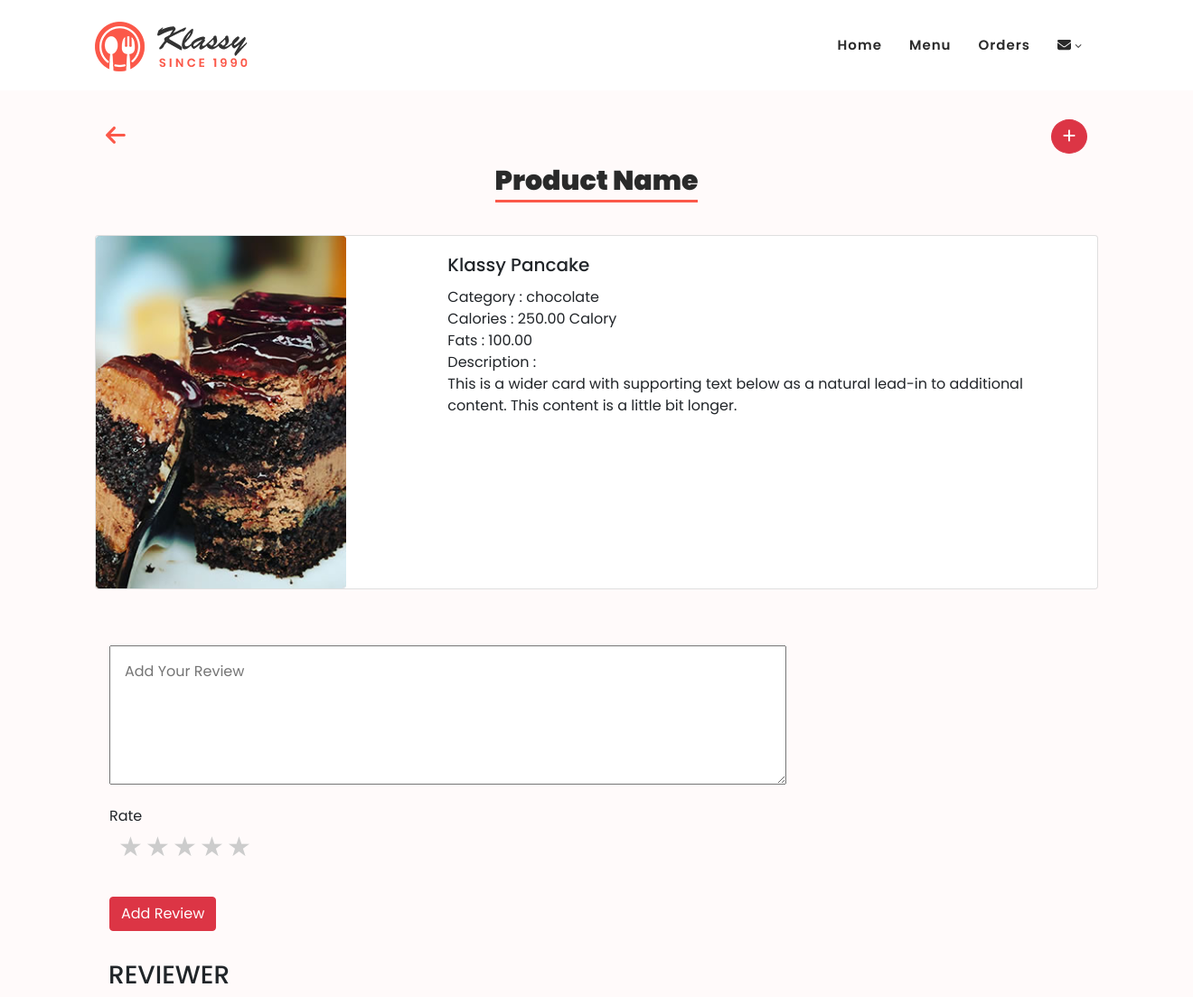
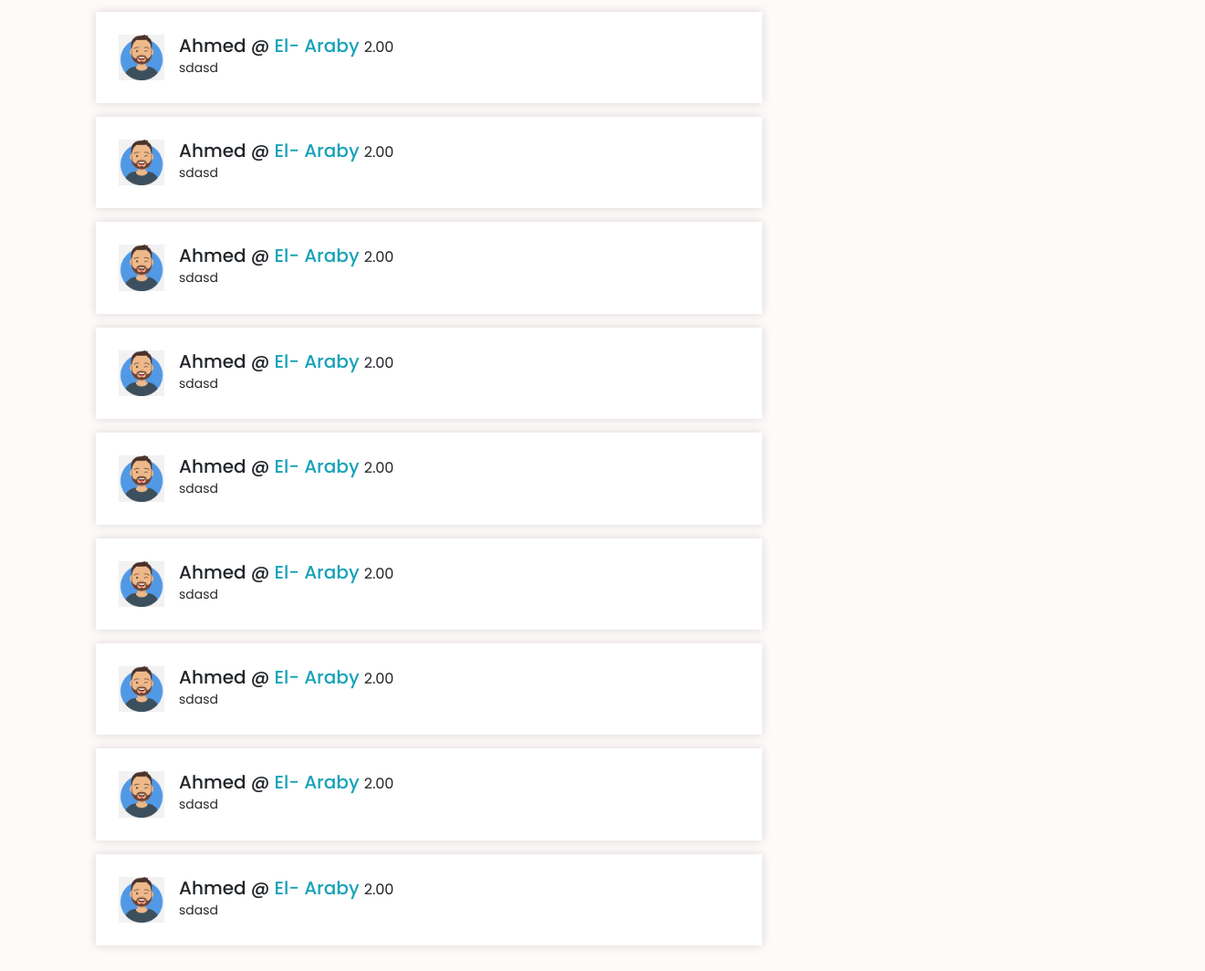
Page /restaurant/product/2 on the committed database (2 pictures, top to bottom).
### restaurant/models.py (models this page shows, shortened)
class Product(models.Model):
    name = models.CharField(max_length=30, blank=False, null=True )
    category_id = models.ForeignKey(Category, blank=True, null=True, on_delete=models.CASCADE)
    restaurant_id = models.ForeignKey(restaurant, blank=True, null=True, on_delete=models.CASCADE)
    desc = models.TextField(max_length=200, blank=True)
    calories = models.DecimalField(max_digits=19, decimal_places=2)
    fats = models.DecimalField( max_digits=19, decimal_places=2)
    price = models.DecimalField( max_digits=19, blank=True, null=True, decimal_places=2)
    image = models.ImageField(upload_to="images/product", blank=True, null=True)
    def __str__(self):
        return self.name

class Category(models.Model):
    name = models.CharField(max_length=30, blank=False, null=True )
    desc = models.TextField(max_length=200, blank=True)

class Reviewer(models.Model):
    user_id = models.ForeignKey(User, blank=True, null=True, on_delete=models.CASCADE)
    product_id = models.ForeignKey(Product, blank=True, null=True, on_delete=models.CASCADE)
    review = models.TextField(max_length=200, blank=True)
    star_rate = models.DecimalField( max_digits=19, decimal_places=2)
    review_date = models.DateTimeField(default=datetime.now, blank=True)
    def __str__(self):
        return ('{}- Product: {} is rate {}'.format(self.user_id.username,self.product_id, self.star_rate))

class Profile(models.Model):
    user = models.OneToOneField(User, on_delete=models.CASCADE)
    phone = models.CharField(verbose_name="phone number", max_length=11)
    job = models.CharField(max_length=30, blank=True)
    is_rest_staff = models.BooleanField(default=False)
    is_comp_staff = models.BooleanField(default=False)
    company_id = models.ForeignKey(companies, blank=True, null=True, on_delete=models.CASCADE)
    restaurant_id = models.ForeignKey(restaurant, blank=True, null=True, on_delete=models.CASCADE)

class companies(models.Model):
    name = models.CharField(max_length=30, blank=False, null=True )
    address = models.CharField(max_length=100,blank=False, null=True)
    phone = models.CharField(max_length=15, blank=False, null=True)
    desc = models.CharField(max_length=200, blank=True)
    logo = models.ImageField(upload_to="images/", blank=False, null=True)

### restaurant/views.py (the view)
# urls.py: path('product/<int:id>', views.product, name='product'),
def product(request, id):
    if request.method == 'POST':
        res_product = Product.objects.get(pk=id)
        user_id = request.user
        product_id = res_product
        review = request.POST['reviewer']
        review_rate = request.POST['rate']
        model_create = Reviewer.objects.create(user_id=user_id,product_id=product_id, review=review, star_rate=review_rate)
        print(model_create)
        if model_create:
            model_create.save()
            messages.success(request, _('Your profile was successfully updated!'))
            res_review = Reviewer.objects.all().filter(product_id=res_product)
        return render(request, "restaurant/product.html", { 'product': res_product, 'product_review':res_review})
    else:
        res_product = Product.objects.get(pk=id)
        res_review = Reviewer.objects.all().filter(product_id=res_product)
        print(res_review)
    return render(request, "restaurant/product.html", { 'product': res_product, 'product_review' : res_review})

### restaurant/templates/restaurant/product.html (shortened to what this page needs)
{% extends 'restaurant/base.html' %}
{% load static %}
{% block body %}
  <section class="section" id="menu">
      <div class="container">
        <div class="heading">
          <div class="add-button">
            <a href="#" help="Add a new Produect" class="btn btn-danger"><i class="fa fa-plus"></i></a>
          </div>
          <div class="back-btn">
            <a href="{{request.META.HTTP_REFERER|escape}}"><i class="fas fa-arrow-left"></i></a>
          </div>
            <div class="section-heading text-center">
                <h2>Product Name</h2>
            </div>
        </div>
        <div class="card mb-3" >
          <div class="row no-gutters">
            <div class="col-md-4">
              <img src="{% static 'images/menu-item-01.jpg' %}" style="width:75%" class="card-img" alt="...">
            </div>
            <div class="col-md-8">
              <div class="card-body">
                <h5 class="card-title">{{ product.name }}</h5>
                <ul>
                  <li>Category : {{ product.category_id.name }}</li>
                  <li>Calories : {{ product.calories }} Calory</li>
                  <li>Fats : {{ product.fats }}</li>
                  <li>Description : <div>{{product.desc}}</div></li>
                </ul>
                </div>
            </div>
          </div>
        </div>
        <div class="row">
          <div class="col-md-8">
            <div class="reviewer">
              <div class="reviewer-form">
                  <form id="reviewer" action="{% url 'product' product.id %}" method="post">
                    <div class="form-group">
                          <textarea name="reviewer" id="reviewer" placeholder="Add Your Review" rows="5" cols="50"></textarea>
                    </div>
                    <div class="form-group">
                      <div for="">Rate</div>
                      <div class="star">
                        <div class="rate">
                            <label for="star5" title="star 5">5 stars</label>
                            <label for="star4" title="star 4">4 stars</label>
                            <label for="star3" title="star 3">3 stars</label>
                            <label for="star2" title="star 2">2 stars</label>
                            <label for="star1" title="star 1">1 star</label>
                          </div>
                        </div>
                      <div class="">
                        <button class="btn btn-danger" type="submit" name="button">Add Review</button>
                      </div>
                    </div>
                  </form>
              </div>
              <div class="review-title">
                <h3>REVIEWER</h3>
              </div>
              {% if product_review %}
                {% for review in product_review %}
                <div class="media">
                  <img src="{% static 'images/user.png' %}" width="50" class="align-self-start mr-3" alt="{{review.user_id.username|title}}">
                  <div class="media-body">
                    <h5 class="mt-0">
                      {{review.user_id.username|title}} @ <a href="#" class="text-info">{{ review.user_id.profile.company_id.name }}</a>
                      <span><small>{{review.star_rate}}</small></span>
                    </h5>
                    <p>{{ review.review }}</p>
                  </div>
                </div>
                {% endfor %}
              {% else %}
              <div class="alert alert-default">
                Empty
              </div>
              {% endif %}
            </div>
          </div>
          <div class="col-md-4">
          </div>
        </div>
      </div>
  </section>
{% endblock %}

### restaurant/static/css/templatemo-klassy-cafe.css (style rules this page uses)
html, body, div, span, applet, object, iframe, h1, h2, h3, h4, h5, h6, p, blockquote, div pre, a, abbr, acronym, address, big, cite, code, del, dfn, em, font, img, ins, kbd, q, s, samp, small, strike, strong, sub, sup, tt, var, b, u, i, center, dl, dt, dd, ol, ul, li, figure, header, nav, section, article, aside, footer, figcaption { margin: 0; padding: 0; border: 0; outline: 0; }
ul, li { padding: 0; margin: 0; list-style: none; }
header, nav, section, article, aside, footer, hgroup { display: block; }
* { box-sizing: border-box; }
html, body { font-family: 'Poppins', sans-serif; font-weight: 400; background-color: #fff; font-size: 16px; -ms-text-size-adjust: 100%; -webkit-font-smoothing: antialiased; -moz-osx-font-smoothing: grayscale; }
a { text-decoration: none !important; }
h1, h2, h3, h4, h5, h6 { margin-top: 0px; margin-bottom: 0px; }
ul { margin-bottom: 0px; }
p { font-size: 14px; line-height: 25px; color: #2a2a2a; }
html, body { background: #fff; font-family: 'Poppins', sans-serif; }
.section-heading h2 { line-height: 40px; margin-top: 20px; margin-bottom: 25px; font-size: 30px; font-weight: 900; color: #2a2a2a; }
*, *:before, *:after { -webkit-box-sizing: border-box; box-sizing: border-box; -webkit-font-smoothing: antialiased; -moz-osx-font-smoothing: grayscale; }
#menu { margin-top: 120px; background-color: #fffafa; padding: 120px 0px; }
#menu .section-heading { margin-bottom: 80px; }
.card { margin: 0 auto; max-width: 100%; min-height: 400px; overflow: hidden; background-size: cover; background-repeat: no-repeat; overflow: hidden; }

### restaurant/static/css/style.css (style rules this page uses)
#dashboard , #menu { margin-top: 100px; background-color: #fffafa; padding: 80px 0px; position: relative; }
#menu .section-heading { margin-bottom: 40px; }
#menu .heading , #dashboard .heading { position: relative; }
#menu .add-button , #dashboard .add-button { position: absolute; top: -48px; right: 12px; }
#menu .add-button a ,#dashboard .add-button a { border-radius: 50% }
#menu .back-btn ,#dashboard .back-btn { position: absolute; top: -48px; left: 12px; font-size: 25px; }
#menu .back-btn a, #dashboard .back-btn a { color: #fb5849; }
.heading h2 { border-bottom: 3px solid #fb5849; display: inline; }
.card { margin: 0 auto; max-width: 100%; min-height: auto; background-size: cover; background-repeat: no-repeat; }
#reviewer { padding: 1rem; }
.rate { display: inline-block; position: relative; height: 46px; padding: 0 10px; }
.rate:not(:checked) > label { float:right; width:1em; overflow:hidden; white-space:nowrap; cursor:pointer; font-size:30px; color:#ccc; left: 0 }
.rate:not(:checked) > label:before { content: '★ '; }
.reviewer { margin-bottom: 30px; padding: 30px 0; }
.reviewer-form textarea { padding: 10px; }
.reviewer h3 { margin-left: 15px; margin-bottom: 20px; }
.media { background-color: #fff; box-shadow: 0px 0px 10px rgba(0,0,0,0.15)!important; padding: 25px; margin: 15px 0; }

### rows in the picture
Product: name "Klassy Pancake", category_id.name "chocolate", calories "250.00", fats "100.00", desc "This is a wider card with supporting text below as a natural lead-in to additional content. This content is a little bit longer."
Reviewer: user_id.username "Ahmed", user_id.profile.company_id.name "El- Araby", star_rate "2.00", review "sdasd"
Reviewer: user_id.username "Ahmed", user_id.profile.company_id.name "El- Araby", star_rate "2.00", review "sdasd"
Reviewer: user_id.username "Ahmed", user_id.profile.company_id.name "El- Araby", star_rate "2.00", review "sdasd"
Reviewer: user_id.username "Ahmed", user_id.profile.company_id.name "El- Araby", star_rate "2.00", review "sdasd"
Reviewer: user_id.username "Ahmed", user_id.profile.company_id.name "El- Araby", star_rate "2.00", review "sdasd"
Reviewer: user_id.username "Ahmed", user_id.profile.company_id.name "El- Araby", star_rate "2.00", review "sdasd"
Reviewer: user_id.username "Ahmed", user_id.profile.company_id.name "El- Araby", star_rate "2.00", review "sdasd"
Reviewer: user_id.username "Ahmed", user_id.profile.company_id.name "El- Araby", star_rate "2.00", review "sdasd"
Reviewer: user_id.username "Ahmed", user_id.profile.company_id.name "El- Araby", star_rate "2.00", review "sdasd"
